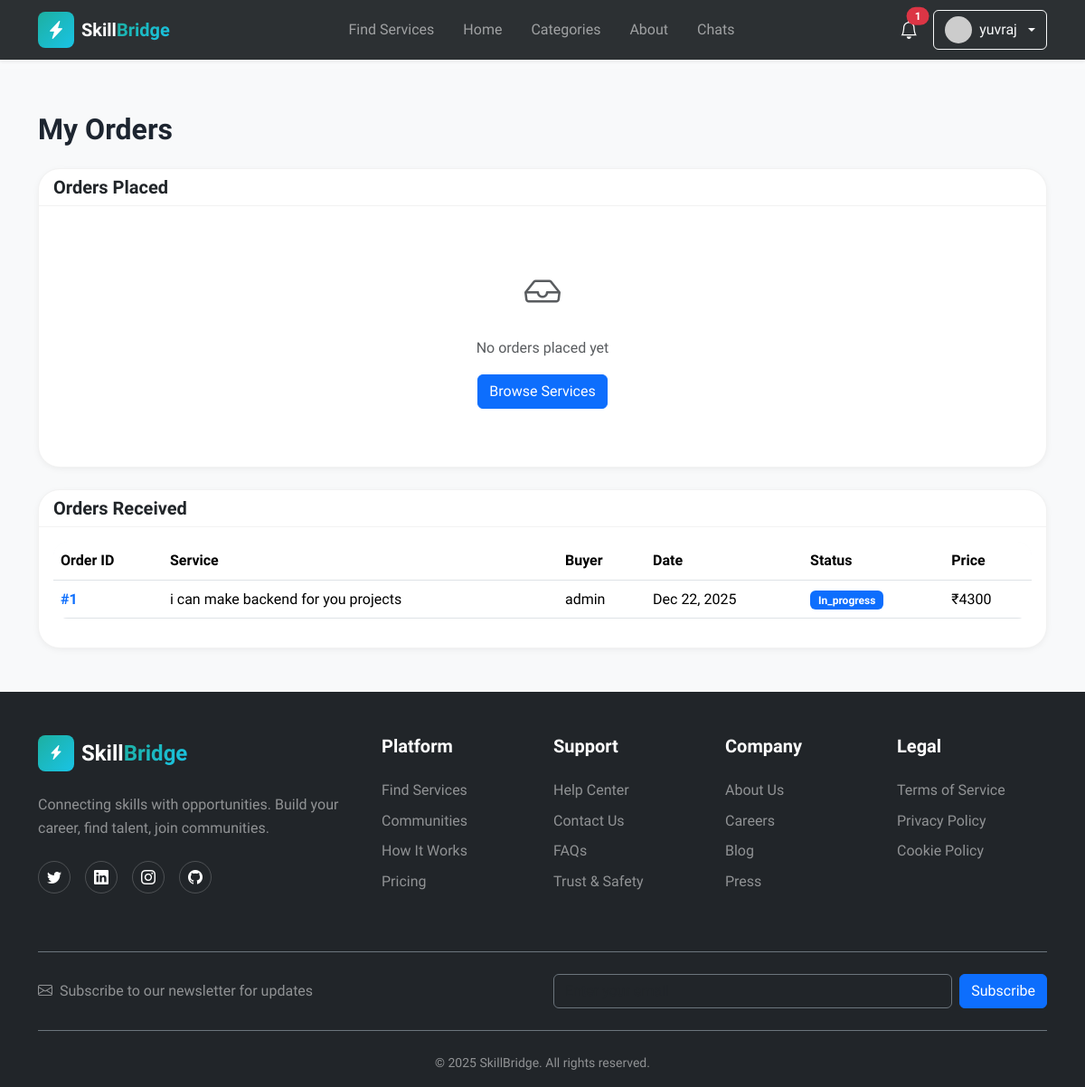
/user/orders (signed in), run on the app's committed database.
### models.py (models this page shows, shortened)
class User(UserMixin, db.Model):
    __tablename__ = 'users'
    id = db.Column(db.Integer, primary_key=True)
    username = db.Column(db.String(80), unique=True, nullable=False, index=True)
    email = db.Column(db.String(120), unique=True, nullable=False, index=True)
    password_hash = db.Column(db.String(255), nullable=False)
    user_type = db.Column(db.String(20), nullable=False, default='client')
    full_name = db.Column(db.String(100))
    bio = db.Column(db.Text)
    avatar_url = db.Column(db.String(255), default='default-avatar.png')
    phone = db.Column(db.String(20))
    is_active = db.Column(db.Boolean, default=True)
    is_verified = db.Column(db.Boolean, default=False)
    created_at = db.Column(db.DateTime, default=datetime.utcnow, nullable=False)
    updated_at = db.Column(db.DateTime, default=datetime.utcnow, onupdate=datetime.utcnow)
    services = db.relationship('Service', backref='provider', lazy='dynamic',
                              foreign_keys='Service.user_id')
    reviews = db.relationship('Review', backref='reviewer', lazy='dynamic',
                             foreign_keys='Review.user_id')
    orders_as_buyer = db.relationship('Order', backref='buyer', lazy='dynamic',
                                     foreign_keys='Order.buyer_id')
    orders_as_seller = db.relationship('Order', backref='seller', lazy='dynamic',
                                      foreign_keys='Order.seller_id')
    favorites = db.relationship('Favorite', backref='user', lazy='dynamic',
                               cascade='all, delete-orphan')
    notifications = db.relationship('Notification', backref='user', lazy='dynamic',
                                   cascade='all, delete-orphan')
    def is_admin(self):
        return self.user_type == 'admin'
    def get_unread_notifications_count(self):
        return self.notifications.filter_by(is_read=False).count()
    def get_recent_notifications(self, limit=5):
        return self.notifications.order_by(db.text('created_at desc')).limit(limit)
    def get_avatar_url(self):
        from flask import url_for
        if not self.avatar_url or self.avatar_url == 'default-avatar.png':
            return f"https://ui-avatars.com/api/?name={self.username}&background=random&color=fff&size=128"
        if self.avatar_url.startswith('http'):
            return self.avatar_url
        return url_for('static', filename='images/' + self.avatar_url)

class Order(db.Model):
    __tablename__ = 'orders'
    id = db.Column(db.Integer, primary_key=True)
    service_id = db.Column(db.Integer, db.ForeignKey('services.id'), nullable=False, index=True)
    buyer_id = db.Column(db.Integer, db.ForeignKey('users.id'), nullable=False, index=True)
    seller_id = db.Column(db.Integer, db.ForeignKey('users.id'), nullable=False, index=True)
    total_price = db.Column(db.Float, nullable=False)
    status = db.Column(db.String(20), default='pending', index=True)
    requirements = db.Column(db.Text)  # Buyer's requirements
    scope = db.Column(db.Text)  # Detailed scope
    budget_tier = db.Column(db.String(20)) # Basic, Standard, Premium
    deadline = db.Column(db.DateTime)  # Agreed deadline
    delivery_note = db.Column(db.Text)  # Seller's delivery note
    created_at = db.Column(db.DateTime, default=datetime.utcnow)
    updated_at = db.Column(db.DateTime, default=datetime.utcnow, onupdate=datetime.utcnow)
    completed_at = db.Column(db.DateTime)

class Service(db.Model):
    __tablename__ = 'services'
    id = db.Column(db.Integer, primary_key=True)
    title = db.Column(db.String(200), nullable=False, index=True)
    description = db.Column(db.Text, nullable=False)
    price = db.Column(db.Float, nullable=False)
    delivery_time = db.Column(db.String(50))  # e.g., "3 days", "1 week"
    user_id = db.Column(db.Integer, db.ForeignKey('users.id'), nullable=False, index=True)
    category_id = db.Column(db.Integer, db.ForeignKey('categories.id'), nullable=False, index=True)
    favorited_by = db.relationship('Favorite', backref='service', lazy='dynamic', cascade='all, delete-orphan')
    image_url = db.Column(db.String(255), default='default-service.jpg')
    tags = db.Column(db.String(255))
    is_active = db.Column(db.Boolean, default=True)
    view_count = db.Column(db.Integer, default=0)
    created_at = db.Column(db.DateTime, default=datetime.utcnow, index=True)
    updated_at = db.Column(db.DateTime, default=datetime.utcnow, onupdate=datetime.utcnow)
    reviews = db.relationship('Review', backref='service', lazy='dynamic',
                             cascade='all, delete-orphan')
    orders = db.relationship('Order', backref='service', lazy='dynamic')
    favorited_by = db.relationship('Favorite', backref='service', lazy='dynamic',
                                   cascade='all, delete-orphan')

### routes.py (the view)
@user_bp.route('/orders')
@login_required
def orders():
    orders_as_buyer = order_manager.get_user_orders(current_user.id, as_buyer=True)
    orders_as_seller = order_manager.get_user_orders(current_user.id, as_buyer=False)
    return render_template('user/orders.html',
                         orders_as_buyer=orders_as_buyer,
                         orders_as_seller=orders_as_seller)

### managers.py (called while the page is built)
    def get_user_orders(self, user_id, as_buyer=True):
        if as_buyer:
            return Order.query.filter_by(buyer_id=user_id)\
                             .order_by(Order.created_at.desc()).all()
        else:
            return Order.query.filter_by(seller_id=user_id)\
                             .order_by(Order.created_at.desc()).all()

### templates/user/orders.html (shortened to what this page needs)
{% extends 'base.html' %}
{% block content %}
<section class="py-5 bg-light">
    <div class="container">
        <h2 class="fw-bold mb-4">My Orders</h2>
        <div class="card mb-4">
            <div class="card-header">
                <h5 class="mb-0">Orders Placed</h5>
            </div>
            <div class="card-body">
                {% if orders_as_buyer %}
                <div class="table-responsive">
                    <table class="table table-hover">
                        <thead>
                            <tr>
                                <th>Order ID</th>
                                <th>Service</th>
                                <th>Provider</th>
                                <th>Date</th>
                                <th>Status</th>
                                <th>Price</th>
                            </tr>
                        </thead>
                        <tbody>
                            {% for order in orders_as_buyer %}
                            <tr style="cursor: pointer;"
                                onclick="window.location='{{ url_for('user.order_detail', order_id=order.id) }}'">
                                <td><a href="{{ url_for('user.order_detail', order_id=order.id) }}"
                                        class="text-decoration-none fw-bold">#{{ order.id }}</a></td>
                                <td>
                                    <div class="fw-bold">{{ order.service.title }}</div>
                                </td>
                                <td>{{ order.service.provider.username }}</td>
                                <td>{{ order.created_at.strftime('%b %d, %Y') }}</td>
                                <td>
                                    <span
                                        class="badge bg-{{ 'warning' if order.status=='pending' else 'primary' if order.status=='in_progress' else 'success' }}">{{
                                        order.status|title }}</span>
                                </td>
                                <td>₹{{ "%.0f"|format(order.service.price * 86) }}</td>
                            </tr>
                            {% endfor %}
                        </tbody>
                    </table>
                </div>
                {% else %}
                <div class="text-center py-5 text-muted">
                    <i class="bi bi-inbox fs-1 d-block mb-3"></i>
                    <p>No orders placed yet</p>
                    <a href="{{ url_for('service.browse') }}" class="btn btn-primary">Browse Services</a>
                </div>
                {% endif %}
            </div>
        </div>
        {% if current_user.user_type == 'provider' %}
        <div class="card">
            <div class="card-header">
                <h5 class="mb-0">Orders Received</h5>
            </div>
            <div class="card-body">
                {% if orders_as_seller %}
                <div class="table-responsive">
                    <table class="table table-hover">
                        <thead>
                            <tr>
                                <th>Order ID</th>
                                <th>Service</th>
                                <th>Buyer</th>
                                <th>Date</th>
                                <th>Status</th>
                                <th>Price</th>
                            </tr>
                        </thead>
                        <tbody>
                            {% for order in orders_as_seller %}
                            <tr style="cursor: pointer;"
                                onclick="window.location='{{ url_for('user.order_detail', order_id=order.id) }}'">
                                <td><a href="{{ url_for('user.order_detail', order_id=order.id) }}"
                                        class="text-decoration-none fw-bold">#{{ order.id }}</a></td>
                                <td>{{ order.service.title }}</td>
                                <td>{{ order.buyer.username }}</td>
                                <td>{{ order.created_at.strftime('%b %d, %Y') }}</td>
                                <td><span
                                        class="badge bg-{{ 'warning' if order.status=='pending' else 'primary' if order.status=='in_progress' else 'success' }}">{{
                                        order.status|title }}</span></td>
                                <td>₹{{ "%.0f"|format(order.service.price * 86) }}</td>
                            </tr>
                            {% endfor %}
                        </tbody>
                    </table>
                </div>
                {% else %}
                <div class="text-center py-5 text-muted">
                    <p>No orders received yet</p>
                </div>
                {% endif %}
            </div>
        </div>
        {% endif %}
    </div>
</section>
{% endblock %}

### templates/components/header.html (shortened to what this page needs)
<header class="navbar navbar-expand-lg navbar-dark bg-dark fixed-top shadow-sm">
    <div class="container">
        <a class="navbar-brand d-flex align-items-center" href="{{ url_for('main.index') }}">
            <div class="logo-icon gradient-primary rounded-3 p-2 me-2">
                <i class="bi bi-lightning-charge-fill text-white"></i>
            </div>
            <span class="fw-bold">Skill<span class="text-gradient">Bridge</span></span>
        </a>
        <div class="collapse navbar-collapse" id="navbarNav">
            <ul class="navbar-nav mx-auto">
                <li class="nav-item">
                    <a class="nav-link" href="{{ url_for('service.browse') }}">Find Services</a>
                </li>
                <li class="nav-item">
                    <a class="nav-link" href="{{ url_for('main.index') }}">Home</a>
                </li>
                <li class="nav-item">
                    <a class="nav-link" href="{{ url_for('main.index') }}#categories">Categories</a>
                </li>
                <li class="nav-item">
                    <a class="nav-link" href="{{ url_for('main.about') }}">About</a>
                </li>
                {% if current_user.is_authenticated %}
                <li class="nav-item">
                    <a class="nav-link" href="{{ url_for('user.chats') }}">Chats</a>
                </li>
                {% endif %}
            </ul>
            <div class="d-flex align-items-center gap-3 mt-3 mt-lg-0">
                {% if current_user.is_authenticated %}
                <div class="dropdown">
                    <button class="btn btn-link text-white position-relative p-0" type="button"
                        data-bs-toggle="dropdown">
                        <i class="bi bi-bell fs-5"></i>
                        {% set unread_count = current_user.get_unread_notifications_count() %}
                        {% if unread_count > 0 %}
                        <span class="position-absolute top-0 start-100 translate-middle badge rounded-pill bg-danger">
                            {{ unread_count }}
                        </span>
                        {% endif %}
                    </button>
                </div>
                <div class="dropdown">
                    <button class="btn btn-outline-light dropdown-toggle d-flex align-items-center gap-2" type="button"
                        data-bs-toggle="dropdown">
                        <img src="{{ current_user.get_avatar_url() }}" alt="Avatar" class="rounded-circle" width="30"
                            height="30">
                        <span>{{ current_user.username }}</span>
                    </button>
                </div>
                {% else %}
                <a href="{{ url_for('auth.login') }}" class="btn btn-outline-light">Log In</a>
                <a href="{{ url_for('auth.register') }}" class="btn btn-gradient-primary">Get Started</a>
                {% endif %}
            </div>
        </div>
    </div>
</header>
<div style="height: 76px;"></div>

### static/css/custom.css (style rules this page uses)
:root { --primary-color: hsl(174, 72%, 40%); --primary-dark: hsl(174, 72%, 30%); --primary-light: hsl(174, 72%, 50%); --accent-color: hsl(15, 90%, 60%); --background: hsl(210, 20%, 98%); --foreground: hsl(215, 25%, 15%); --card-bg: hsl(0, 0%, 100%); --muted: hsl(215, 15%, 60%); --gradient-primary: linear-gradient(135deg, hsl(174, 72%, 40%), hsl(190, 80%, 50%)); --gradient-accent: linear-gradient(135deg, hsl(15, 90%, 60%), hsl(35, 95%, 55%)); --gradient-hero: linear-gradient(135deg, hsl(215, 25%, 12%), hsl(220, 30%, 18%)); --shadow-sm: 0 2px 8px -2px rgba(0, 0, 0, 0.08); --shadow-md: 0 8px 24px -8px rgba(0, 0, 0, 0.12); --shadow-lg: 0 16px 48px -16px rgba(0, 0, 0, 0.15); --shadow-glow: 0 0 40px rgba(23, 162, 184, 0.25); --section-padding: 5rem 0; --radius-sm: 0.5rem; --radius-md: 1rem; --radius-lg: 1.5rem; --radius-xl: 2rem; }
* { margin: 0; padding: 0; box-sizing: border-box; }
body { font-family: 'Sora', -apple-system, BlinkMacSystemFont, 'Segoe UI', sans-serif; background-color: var(--background); color: var(--foreground); line-height: 1.6; overflow-x: hidden; }
h1, h2, h3, h4, h5, h6 { font-weight: 700; line-height: 1.2; }
a { transition: all 0.3s ease; }
.gradient-primary { background: var(--gradient-primary); }
.text-gradient { background: var(--gradient-primary); -webkit-background-clip: text; -webkit-text-fill-color: transparent; background-clip: text; }
.navbar { backdrop-filter: blur(10px); background-color: rgba(33, 37, 41, 0.95) !important; transition: all 0.3s ease; }
.logo-icon { width: 40px; height: 40px; display: flex; align-items: center; justify-content: center; transition: all 0.3s ease; }
.nav-link { font-weight: 500; position: relative; padding: 0.5rem 1rem !important; }
.nav-link::after { content: ''; position: absolute; bottom: 0; left: 50%; width: 0; height: 2px; background: var(--gradient-primary); transition: all 0.3s ease; transform: translateX(-50%); }
.card { border-radius: var(--radius-lg); border: 1px solid rgba(0, 0, 0, 0.05); box-shadow: var(--shadow-sm); }
.card-header { background: transparent; border-bottom: 1px solid rgba(0, 0, 0, 0.05); font-weight: 600; }
.table { border-radius: var(--radius-md); overflow: hidden; }
.table thead { background: var(--background); }
.badge { padding: 0.35em 0.75em; font-weight: 600; }

### data on the page
User: username "yuvraj"
Order: id "1", service "i can make backend for you projects", buyer.username "admin", created_at "Dec 22, 2025", status "In_progress"
Service: order.service.price*86 "4300"

### other printed values
{{ unread_count }} "1"
